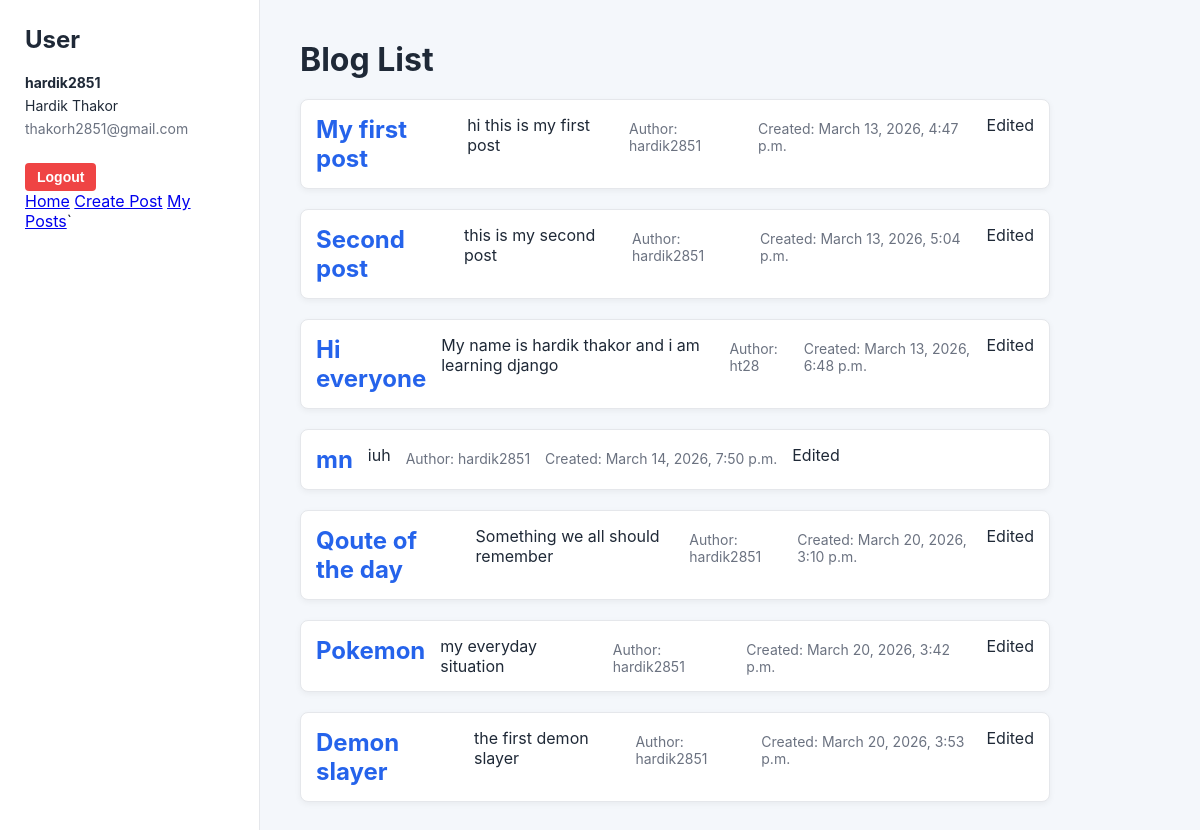
Before: /blogs/ (signed in) with the older database file.
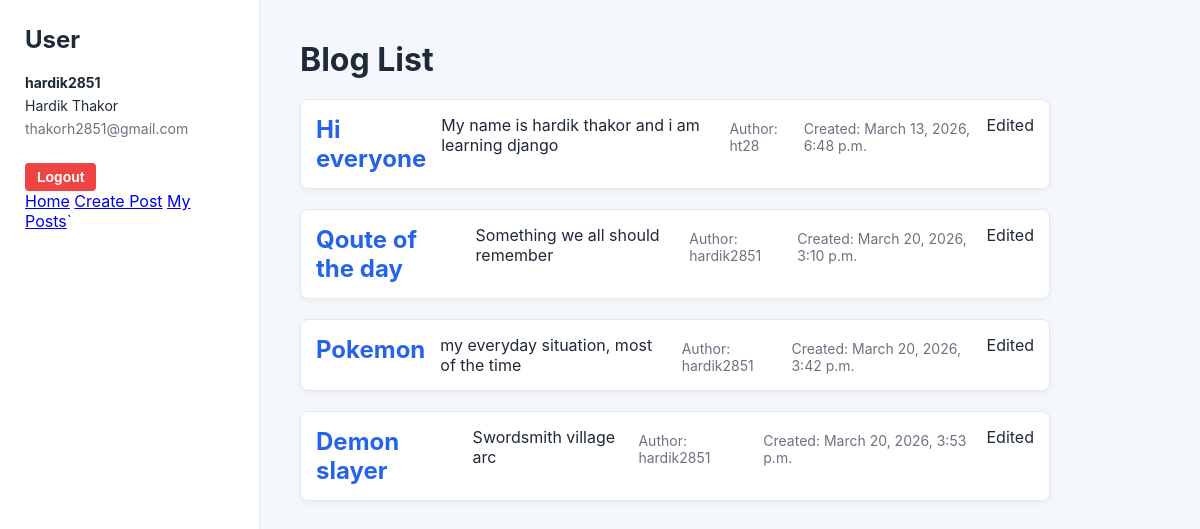
After: the same page with the newer database file.
### users/models.py (models this page shows)
class User(AbstractUser):
    email = models.EmailField(unique=True)
    def __str__(self):
        return self.username

### blogs/models.py (models this page shows, shortened)
class Post(models.Model):
    title = models.CharField(max_length=200)
    maincontent = models.TextField()
    author = models.ForeignKey(
        settings.AUTH_USER_MODEL,
        on_delete=models.CASCADE,
        related_name="posts"
    )
    datecreated = models.DateTimeField(auto_now_add=True)
    dateedited = models.DateTimeField(auto_now=True)
    image = CloudinaryField('image', blank=True, null=True)

### blogs/views.py (the view)
# urls.py: 2. Add a URL to urlpatterns:  path('', views.home, name='home')
@login_required
def home(request):
    posts = Post.objects.all()
    return render(request,'blogs/home.html', {'posts': posts})

### blogs/templates/blogs/home.html (shortened to what this page needs)
{% extends "base.html" %}
{% load static %}
{% block extra_css %}
<link rel="stylesheet" href="{% static 'css/blogs.css' %}">
{% endblock %}
{% block content %}
<h1 class="page-title">Blog List</h1>
<div class="posts-container">
    {% for post in posts %}
    <div class="post-card">
        <h2>
            <a class="post-title" href="{% url 'blogs:postdetail' post.id %}">
                {{ post.title }}
            </a>
        </h2>
        <p class="post-preview">
            {{ post.maincontent|truncatewords:10 }}
        </p>
        <p class="meta">Author: {{ post.author }}</p>
        <p class="meta">Created: {{ post.datecreated }}</p>
        {% if post.dateupdated != post.datecreated %}
        <p class="edited-tag">Edited</p>
        {% endif %}
    </div>
    {% endfor %}
</div>
{% endblock %}

### templates/base.html (shortened to what this page needs)
{% load static %}
<!DOCTYPE html>
<html lang="en">
<head>
    <link rel="stylesheet" href="{% static 'css/base.css' %}">
    {% block extra_css %}{% endblock %}
</head>
<body>
    <div class="layout">
        {% if user.is_authenticated %}
        <aside class="sidebar">
            <h2>User</h2>
            <div class="user-info">
                <p><strong>{{ user.username }}</strong></p>
                <p>{{ user.first_name }} {{ user.last_name }}</p>
                <p class="email">{{ user.email }}</p>
            </div>
            <form method="POST" action="{% url 'users:logout' %}">
                <button class="btn logout-btn" type="submit">Logout</button>
            </form>
            <nav class="navbar">
                <div class="nav-center">
                    <a href="{% url 'blogs:home' %}" class="nav-link">Home</a>
                    <a href="{% url 'blogs:createpost' %}" class="nav-link">Create Post</a>
                    <a href="{% url 'blogs:myposts' %}">My Posts</a>`
                </div>
            </nav>
        </aside>
        {% endif %}
        <main class="main-content">
            {% block content %}
            {% endblock %}
        </main>
    </div>
</body>
</html>

### static/css/base.css (style rules this page uses)
* { margin:0; padding:0; box-sizing:border-box; }
body { font-family:-apple-system,BlinkMacSystemFont,"Segoe UI",Roboto,sans-serif; background:#f4f7fb; color:#1f2937; }
.layout { display:flex; min-height:100vh; }
.sidebar { width:260px; background:white; padding:25px; border-right:1px solid #e5e7eb; }
.sidebar h2 { margin-bottom:20px; }
.user-info p { margin-bottom:6px; font-size:14px; }
.email { color:#6b7280; font-size:13px; }
.btn { display:inline-block; padding:10px 18px; border-radius:6px; font-weight:600; text-decoration:none; border:none; cursor:pointer; }
.logout-btn { background:#ef4444; color:white; margin-top:20px; }
.main-content { flex:1; padding:40px; }

### static/css/blogs.css (style rules this page uses)
.page-title { margin-bottom:20px; }
.posts-container { max-width:750px; }
.post-card { background:white; padding:20px; border-radius:10px; margin-bottom:20px; box-shadow:0 4px 15px rgba(0,0,0,0.06); transition:transform 0.15s; }
.post-title { color:#2563eb; text-decoration:none; }
.meta { font-size:14px; color:#6b7280; margin-top:5px; }
.post-card { display: flex; gap: 15px; border: 1px solid #e5e7eb; border-radius: 8px; padding: 15px; background-color: #ffffff; box-shadow: 0 2px 6px rgba(0,0,0,0.05); }
.btn { padding: 6px 12px; border-radius: 4px; text-decoration: none; border: none; cursor: pointer; font-size: 14px; }

Changed rows visible on the page:
removed Post: title "My first post", maincontent "hi this is my first post", author "hardik2851", datecreated "March 13, 2026, 4:47 p.m.", shows "Edited"
removed Post: title "Second post", maincontent "this is my second post", author "hardik2851", datecreated "March 13, 2026, 5:04 p.m.", shows "Edited"
removed Post: title "mn", maincontent "iuh", author "hardik2851", datecreated "March 14, 2026, 7:50 p.m.", shows "Edited"
changed Post "Pokemon": maincontent "my everyday situation" → "my everyday situation, most of the time"
changed Post "Demon slayer": maincontent "the first demon slayer" → "Swordsmith village arc"
